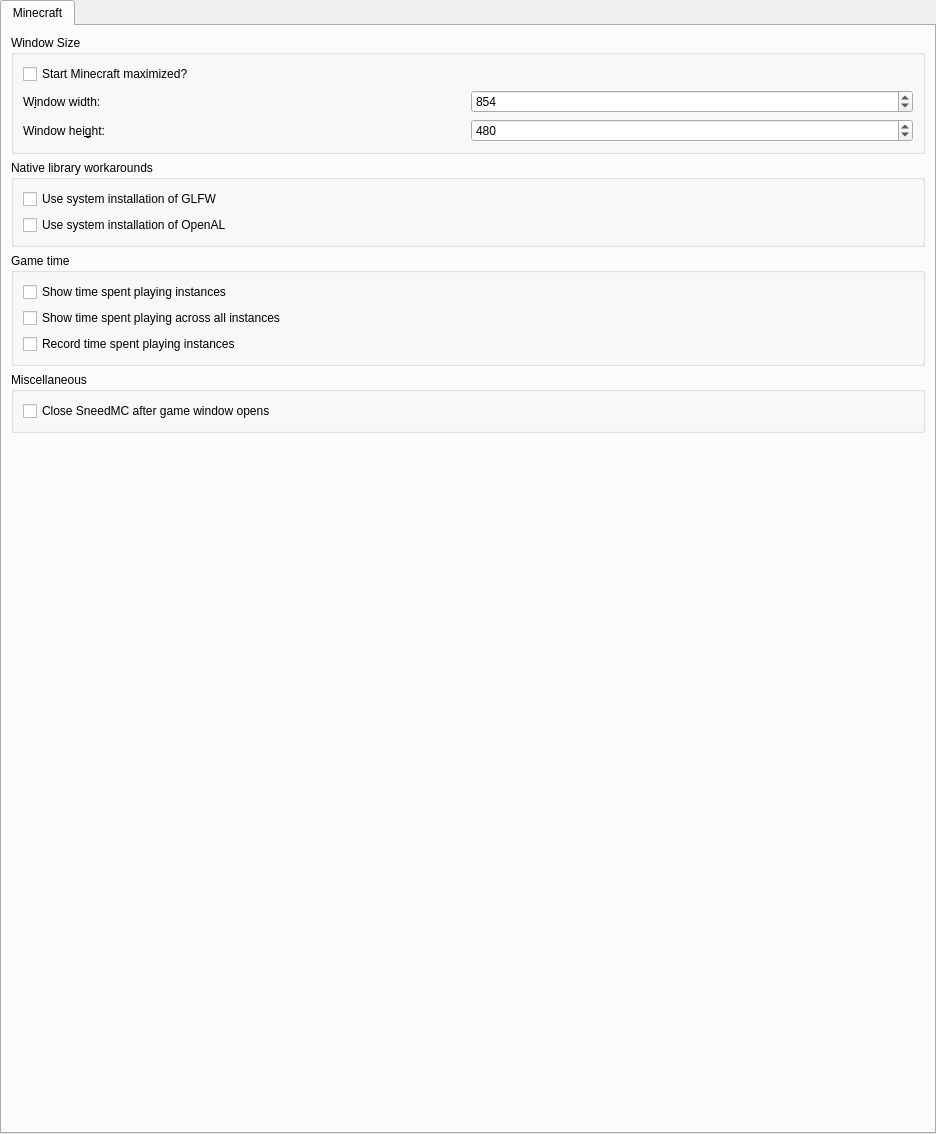
<?xml version="1.0" encoding="UTF-8"?>
<ui version="4.0">
 <class>MinecraftPage</class>
 <widget class="QWidget" name="MinecraftPage">
  <property name="geometry">
   <rect>
    <x>0</x>
    <y>0</y>
    <width>936</width>
    <height>1134</height>
   </rect>
  </property>
  <property name="sizePolicy">
   <sizepolicy hsizetype="MinimumExpanding" vsizetype="MinimumExpanding">
    <horstretch>0</horstretch>
    <verstretch>0</verstretch>
   </sizepolicy>
  </property>
  <layout class="QVBoxLayout" name="mainLayout">
   <property name="leftMargin">
    <number>0</number>
   </property>
   <property name="topMargin">
    <number>0</number>
   </property>
   <property name="rightMargin">
    <number>0</number>
   </property>
   <property name="bottomMargin">
    <number>0</number>
   </property>
   <item>
    <widget class="QTabWidget" name="tabWidget">
     <property name="tabShape">
      <enum>QTabWidget::Rounded</enum>
     </property>
     <property name="currentIndex">
      <number>0</number>
     </property>
     <widget class="QWidget" name="minecraftTab">
      <attribute name="title">
       <string notr="true">Minecraft</string>
      </attribute>
      <layout class="QVBoxLayout" name="verticalLayout_3">
       <item>
        <widget class="QGroupBox" name="windowSizeGroupBox">
         <property name="title">
          <string>Window Size</string>
         </property>
         <layout class="QVBoxLayout" name="verticalLayout_4">
          <item>
           <widget class="QCheckBox" name="maximizedCheckBox">
            <property name="text">
             <string>Start Minecraft maximized?</string>
            </property>
           </widget>
          </item>
          <item>
           <layout class="QGridLayout" name="gridLayoutWindowSize">
            <item row="1" column="0">
             <widget class="QLabel" name="labelWindowHeight">
              <property name="text">
               <string>Window hei&amp;ght:</string>
              </property>
              <property name="buddy">
               <cstring>windowHeightSpinBox</cstring>
              </property>
             </widget>
            </item>
            <item row="0" column="0">
             <widget class="QLabel" name="labelWindowWidth">
              <property name="text">
               <string>W&amp;indow width:</string>
              </property>
              <property name="buddy">
               <cstring>windowWidthSpinBox</cstring>
              </property>
             </widget>
            </item>
            <item row="0" column="1">
             <widget class="QSpinBox" name="windowWidthSpinBox">
              <property name="minimum">
               <number>1</number>
              </property>
              <property name="maximum">
               <number>65536</number>
              </property>
              <property name="singleStep">
               <number>1</number>
              </property>
              <property name="value">
               <number>854</number>
              </property>
             </widget>
            </item>
            <item row="1" column="1">
             <widget class="QSpinBox" name="windowHeightSpinBox">
              <property name="minimum">
               <number>1</number>
              </property>
              <property name="maximum">
               <number>65536</number>
              </property>
              <property name="value">
               <number>480</number>
              </property>
             </widget>
            </item>
           </layout>
          </item>
         </layout>
        </widget>
       </item>
       <item>
        <widget class="QGroupBox" name="nativeLibWorkaroundGroupBox">
         <property name="title">
          <string>Native library workarounds</string>
         </property>
         <layout class="QVBoxLayout" name="verticalLayout_5">
          <item>
           <widget class="QCheckBox" name="useNativeGLFWCheck">
            <property name="text">
             <string>Use system installation of GLFW</string>
            </property>
           </widget>
          </item>
          <item>
           <widget class="QCheckBox" name="useNativeOpenALCheck">
            <property name="text">
             <string>Use system installation of OpenAL</string>
            </property>
           </widget>
          </item>
         </layout>
        </widget>
       </item>
       <item>
        <widget class="QGroupBox" name="gameTimeGroupBox">
         <property name="title">
          <string>Game time</string>
         </property>
         <layout class="QVBoxLayout" name="verticalLayout_6">
          <item>
           <widget class="QCheckBox" name="showGameTime">
            <property name="text">
             <string>Show time spent playing instances</string>
            </property>
           </widget>
          </item>
          <item>
           <widget class="QCheckBox" name="showGlobalGameTime">
            <property name="text">
             <string>Show time spent playing across all instances</string>
            </property>
           </widget>
          </item>
          <item>
           <widget class="QCheckBox" name="recordGameTime">
            <property name="text">
             <string>Record time spent playing instances</string>
            </property>
           </widget>
          </item>
         </layout>
        </widget>
       </item>
       <item>
        <widget class="QGroupBox" name="groupBox">
         <property name="title">
          <string>Miscellaneous</string>
         </property>
         <layout class="QVBoxLayout" name="verticalLayout">
          <item>
           <widget class="QCheckBox" name="closeAfterLaunchCheck">
            <property name="toolTip">
             <string>&lt;html&gt;&lt;head/&gt;&lt;body&gt;&lt;p&gt;SneedMC will automatically reopen when the game crashes or exits.&lt;/p&gt;&lt;/body&gt;&lt;/html&gt;</string>
            </property>
            <property name="text">
             <string>Close SneedMC after game window opens</string>
            </property>
           </widget>
          </item>
         </layout>
        </widget>
       </item>
       <item>
        <spacer name="verticalSpacerMinecraft">
         <property name="orientation">
          <enum>Qt::Vertical</enum>
         </property>
         <property name="sizeHint" stdset="0">
          <size>
           <width>0</width>
           <height>0</height>
          </size>
         </property>
        </spacer>
       </item>
      </layout>
     </widget>
    </widget>
   </item>
  </layout>
 </widget>
 <tabstops>
  <tabstop>maximizedCheckBox</tabstop>
  <tabstop>windowWidthSpinBox</tabstop>
  <tabstop>windowHeightSpinBox</tabstop>
  <tabstop>useNativeGLFWCheck</tabstop>
  <tabstop>useNativeOpenALCheck</tabstop>
 </tabstops>
 <resources/>
 <connections/>
</ui>
